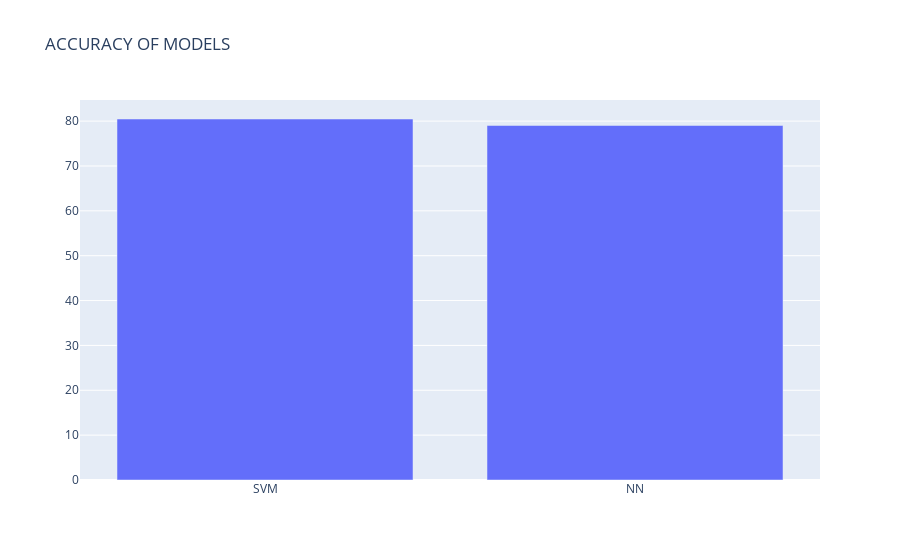

Notebook code cell kept with this figure:
### Code cell
#comparing svm to a 3 layer neural network by plotting different types of graphs

import plotly.graph_objects as go

MODELS=['SVM','NN']
ACCURACY=[acc_SVM.mean(), acc_NN]
fig = go.Figure([go.Bar(x=MODELS, y=ACCURACY)]
                
fig.update_layout(title_text='ACCURACY OF MODELS')
fig.show()

### Figure 1 — Plotly figure (JSON) as saved in the notebook; plotly's stock layout.template omitted (floating-point values rounded to 4 significant figures)
{"data": [{"type": "bar", "x": ["SVM", "NN"], "y": [80.47, 79.03]}], "layout": {"title": {"text": "ACCURACY OF MODELS"}}}
